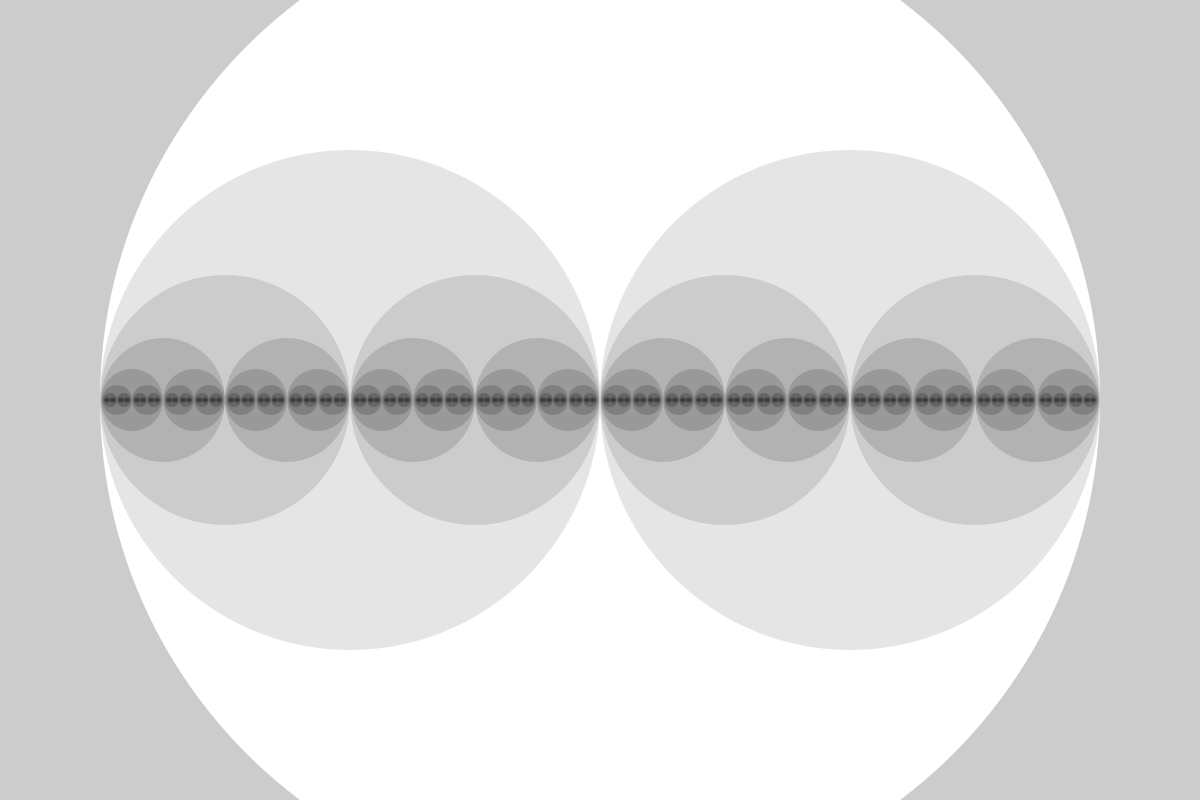
Frame 1 (no input)
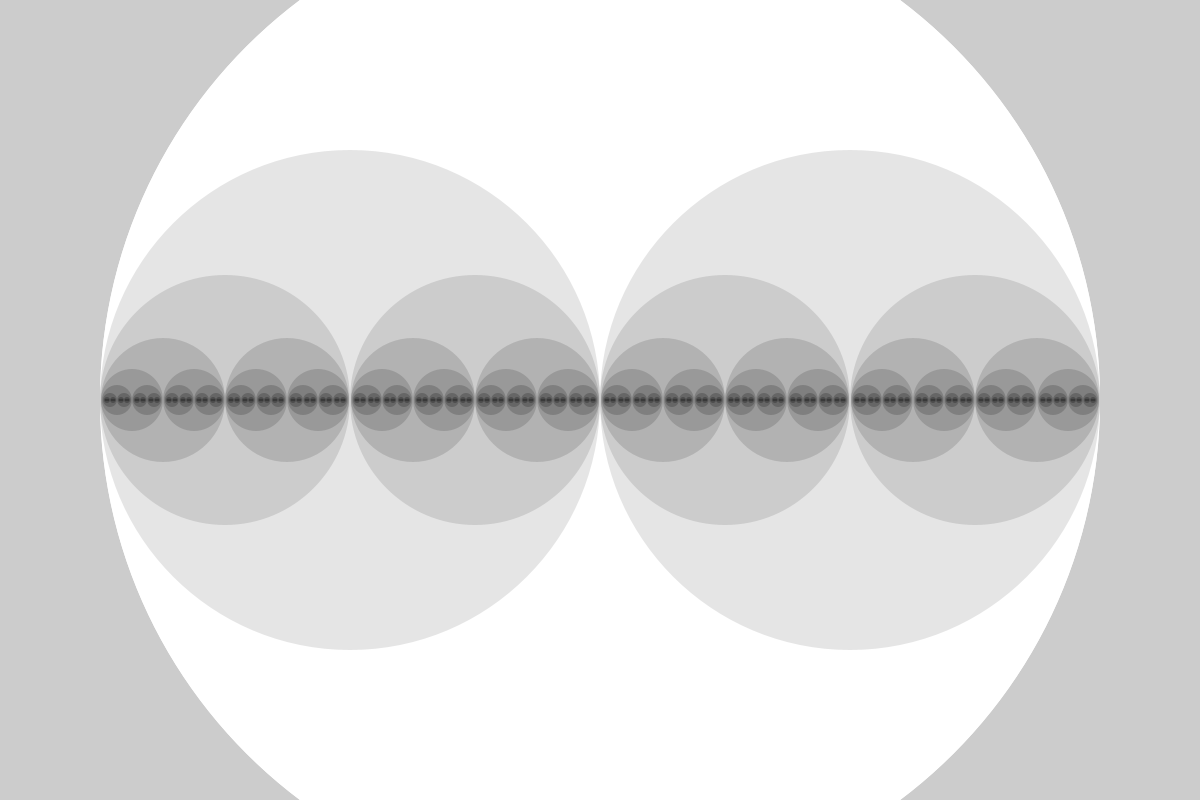
Frame 2 (the mouse pressed at the canvas centre, redrawn once)

The Processing sketch that drew these frames (run headless with seeded random() and noise(); the mouse was pressed at the canvas centre and the sketch redrawn once):

// Processing sketch: recursion_circles
// ── recursion_circles.pde
void setup() 
{
  size(1200, 800);
  noStroke();
  smooth();
  noLoop();
}

void draw() 
{
  drawCircle(width/2, height/2, 500, 10, 10);
}

void drawCircle(int x, int y, int radius, int level, float plevel) 
{                    
  float tt = 255 * level / plevel;
  fill(tt);
  ellipse(x, y, radius*2, radius*2);      
  if(level > 1) {
    level = level - 1;
    drawCircle(x - radius/2, y, radius/2, level, plevel);
    drawCircle(x + radius/2, y, radius/2, level, plevel);
    //drawCircle(x, y - radius/2, radius/2, level);
    //drawCircle(x, y + radius/2, radius/2, level);
  }
}
